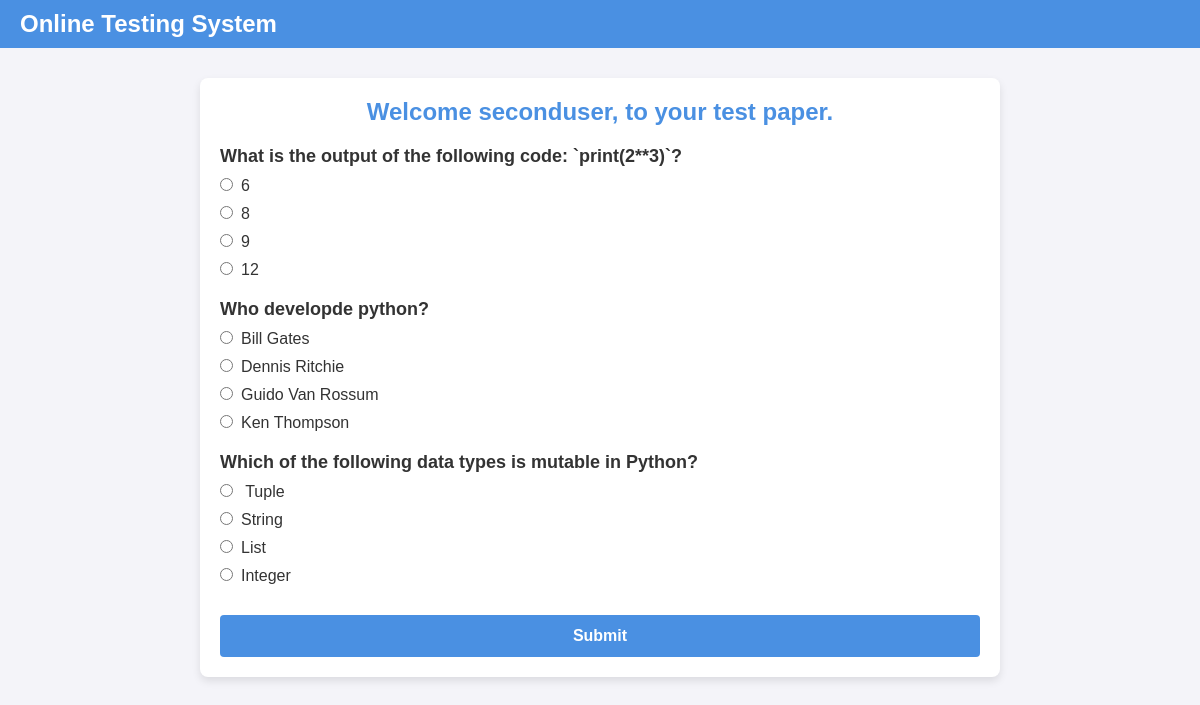
The app's page /OTS/test-paper/?n=3 (signed in) with its own data.
### OTS/models.py (models this page shows)
class Question(models.Model):
    qid=models.BigAutoField(primary_key=True,auto_created=True)
    que=models.TextField()
    a=models.CharField(max_length=255)
    b=models.CharField(max_length=255)
    c=models.CharField(max_length=255)
    d=models.CharField(max_length=255)
    ans=models.CharField(max_length=255)

### OTS/views.py (the view)
# urls.py: path('test-paper/', testPaper , name="testpaper"),
def testPaper(request):
    if 'name' not in request.session.keys():
        res=HttpResponseRedirect('/OTS/login')
    n=int(request.GET['n'])
    questions=list(Question.objects.all())
    random.shuffle(questions)
    questions=questions[:n]
    context={
        'questions':questions
    }
    return render(request, 'test_paper.html', context)

### OTS/templates/test_paper.html (shortened to what this page needs)
{% extends "main.html" %}
{% block content %}
    <h1>Welcome {{ request.session.name }}, to your test paper.</h1>
    <form action="{% url 'OTS:calculateTest' %}" method="post">
        {% for question in questions %}
        <div class="question">
            {{ question.que}}
        </div>
        <div class="options"><input type="radio" name="q{{question.qid}}" value="a">{{question.a}}</div>
        <div class="options"><input type="radio" name="q{{question.qid}}" value="b">{{question.b}}</div>
        <div class="options"><input type="radio" name="q{{question.qid}}" value="c">{{question.c}}</div>
        <div class="options"><input type="radio" name="q{{question.qid}}" value="d">{{question.d}}</div>
        {% endfor %}
        <input type="submit" value="Submit">
    </form>
{% endblock content %}

### OTS/static/theme.css (style rules this page uses)
* { margin: 0; padding: 0; box-sizing: border-box; }
body { font-family: Arial, sans-serif; color: #333; background-color: #f4f4f9; }
.content h1 { font-size: 24px; color: #4a90e2; margin-bottom: 20px; }
.content h1 { font-size: 24px; color: #4a90e2; margin-bottom: 20px; text-align: center; }
.question { font-size: 18px; color: #333; font-weight: bold; margin-top: 20px; margin-bottom: 10px; }
.options { margin-bottom: 10px; }
.options input[type="radio"] { margin-right: 8px; }
.content input[type="submit"] { width: 100%; padding: 12px; font-size: 16px; font-weight: bold; color: #fff; background-color: #4a90e2; border: none; border-radius: 4px; cursor: pointer; transition: background-color 0.3s; margin-top: 20px; }

### records on screen
Question: que "What is the output of the following code: `print(2**3)`?", a "6", b "8", c "9", d "12"
Question: que "Who developde python?", a "Bill Gates", b "Dennis Ritchie", c "Guido Van Rossum", d "Ken Thompson"
Question: que "Which of the following data types is mutable in Python?", a "Tuple", b "String", c "List", d "Integer"

### other values on screen
{{ request.session.name }} "seconduser"
